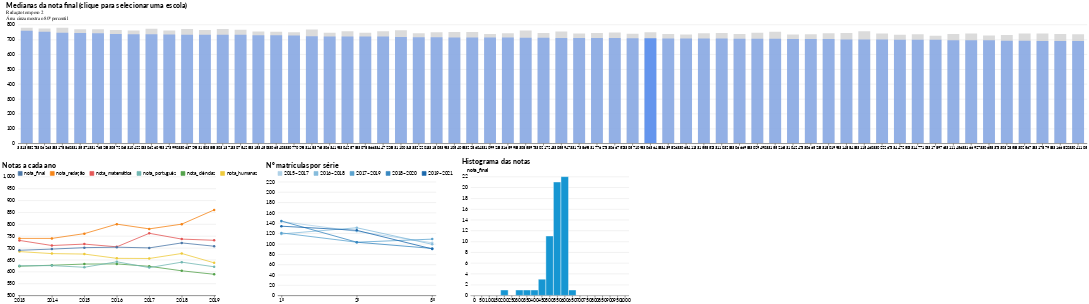

The notebook cell this image was saved under:
### Code cell
base = alt.Chart(df_enem2, title=alt.TitleParams("Medianas da nota final (clique para selecionar uma escola)", subtitle=["Redação tem peso 2", "Área cinza mostra o 80º percentil"]))

median = (base.mark_bar(size=30, color='cornflowerblue')
          .encode(x=alt.X("id_escola:N", sort=alt.SortField("rank"), axis=alt.Axis(labelFontSize=10)), 
                  y=alt.Y("nota_final:Q", axis=alt.Axis(title=None)), 
                  tooltip=['nota_final', 'nota_final_perc80', 'rank', 'id_escola'],
                  opacity=alt.condition(brush, alt.value(1), alt.value(.6)))
 
).add_selection(brush)

perc80 = (base.mark_bar(size=30,  color='lightgray', opacity=.8)
          .encode(x=alt.X("id_escola:N", sort=alt.SortField("rank")), 
                  y="nota_final_perc80:Q")
 
)
#alt.data_transformers.enable(max_rows=None)

materias = (alt.Chart(df_notas_melt)
           .mark_line(point=True)
           .encode(
                x=alt.X("Ano:O", scale=alt.Scale(padding=0.05)),
                y=alt.Y("Nota", scale=alt.Scale(domain=[500, 1000]), axis=alt.Axis(title=None)),
                color=alt.Color("Matéria",legend=alt.Legend(orient='top'), scale=alt.Scale(scheme="tableau10"), 
                                sort=['nota_final', 'nota_redação', 'nota_matemática', 'nota_português', 'nota_ciências','nota_humanas']),
                tooltip=["Matéria", "Nota","Ano"]
                )
            #.transform_filter(alt.FieldEqualPredicate(field="id_escola", equal=CO_SAO_BENTO))
            .transform_filter(brush)
            .properties(
                width=500, title="Notas a cada ano"
            )
           )

nalunos = (alt.Chart(df_medio_alunos2)
           .mark_line(point=True)
           .encode(
              x=alt.X("Série:O", scale=alt.Scale(domain=['1º', '2º', '3º'], padding=0.05)),
              y=alt.Y("num_matriculas:Q", axis=alt.Axis(title=None), scale=alt.Scale(domain=[0,230])),
              color=alt.Color("Período:O", scale=alt.Scale(scheme='blues'), legend=alt.Legend(orient='top')), 
              tooltip=('Período', "Série", "num_matriculas")
            ).transform_filter(brush)
         ).properties(width=400, title="Nº matrículas por série")

notas_dist_width=400
notas_dist = (
    alt.Chart(df_enem_bins2)
       .mark_bar(stroke='white', width=notas_dist_width//21)
       .encode(x="bin_label:O", 
               y='nota_final:Q',
               tooltip=['nota_final', 'bins'])
      .transform_filter(brush)
      .properties(width=notas_dist_width, title="Histograma das notas")
)         

alt.vconcat( 
    (perc80 + median).properties(width=alt.Step(45)).interactive(),
    (materias.interactive() | nalunos.interactive() | notas_dist.interactive()).resolve_scale(color='independent')
).configure_point(size=40)

### Figure 1 — Vega-Lite specification as saved in the notebook (floating-point values rounded to 4 significant figures; data arrays with more than 128 entries replaced by an {"elided": "..."} marker saying what was removed)
{"width": 685, "height": 380, "config": {"title": {"anchor": "start", "fontSize": 18, "font": "Lato", "fontColor": "#000000"}, "axisX": {"domain": true, "domainColor": "#000000", "domainWidth": 1, "grid": false, "labelFontSize": 12, "labelFont": "Lato", "labelAngle": 0, "tickColor": "#000000", "tickSize": 5, "titleFontSize": 12, "titlePadding": 10, "titleFont": "Lato", "title": ""}, "axisY": {"domain": false, "grid": true, "gridColor": "#DEDDDD", "gridWidth": 1, "labelFontSize": 12, "labelFont": "Lato", "labelPadding": 8, "ticks": false, "titleFontSize": 12, "titlePadding": 10, "titleFont": "Lato", "titleAngle": 0, "titleY": -10, "titleX": 18}, "background": "#FFFFFF", "legend": {"labelFontSize": 12, "labelFont": "Lato", "symbolSize": 100, "symbolType": "square", "titleFontSize": 12, "titlePadding": 10, "titleFont": "Lato", "title": "", "orient": "top-left", "offset": 0}, "view": {"stroke": "transparent"}, "range": {"category": ["#1696d2", "#d2d2d2", "#000000", "#fdbf11", "#ec008b", "#55b748", "#5c5859", "#db2b27"], "diverging": ["#cfe8f3", "#a2d4ec", "#73bfe2", "#46abdb", "#1696d2", "#12719e"]}, "area": {"fill": "#1696d2"}, "line": {"color": "#1696d2", "stroke": "#1696d2", "strokewidth": 5}, "trail": {"color": "#1696d2", "stroke": "#1696d2", "strokeWidth": 0, "size": 1}, "path": {"stroke": "#1696d2", "strokeWidth": 0.5}, "point": {"filled": true, "size": 40}, "text": {"font": "Lato", "color": "#1696d2", "fontSize": 11, "align": "right", "fontWeight": 400, "size": 11}, "bar": {"size": 40, "binSpacing": 1, "continuousBandSize": 30, "discreteBandSize": 30, "fill": "#1696d2", "stroke": false}}, "vconcat": [{"layer": [{"mark": {"type": "bar", "color": "lightgray", "opacity": 0.8, "size": 30}, "encoding": {"x": {"type": "nominal", "field": "id_escola", "sort": {"field": "rank"}}, "y": {"type": "quantitative", "field": "nota_final_perc80"}}, "selection": {"selector062": {"type": "interval", "bind": "scales", "encodings": ["x", "y"]}}, "title": {"text": "Medianas da nota final (clique para selecionar uma escola)", "subtitle": ["Redação tem peso 2", "Área cinza mostra o 80º percentil"]}}, {"mark": {"type": "bar", "color": "cornflowerblue", "size": 30}, "encoding": {"opacity": {"condition": {"value": 1, "selection": "selector026"}, "value": 0.6}, "tooltip": [{"type": "quantitative", "field": "nota_final"}, {"type": "quantitative", "field": "nota_final_perc80"}, {"type": "quantitative", "field": "rank"}, {"type": "quantitative", "field": "id_escola"}], "x": {"type": "nominal", "axis": {"labelFontSize": 10}, "field": "id_escola", "sort": {"field": "rank"}}, "y": {"type": "quantitative", "axis": {"title": null}, "field": "nota_final"}}, "selection": {"selector026": {"type": "single", "fields": ["id_escola"], "nearest": true, "init": {"id_escola": 33063648}}}, "title": {"text": "Medianas da nota final (clique para selecionar uma escola)", "subtitle": ["Redação tem peso 2", "Área cinza mostra o 80º percentil"]}}], "data": {"name": "data-299207c65feaeac77574ab4ce22bcbcc"}, "width": {"step": 45}}, {"hconcat": [{"data": {"name": "data-c0bd4eb0395281fdaeba8fe6fb741ae1"}, "mark": {"type": "line", "point": true}, "encoding": {"color": {"type": "nominal", "field": "Matéria", "legend": {"orient": "top"}, "scale": {"scheme": "tableau10"}, "sort": ["nota_final", "nota_redação", "nota_matemática", "nota_português", "nota_ciências", "nota_humanas"]}, "tooltip": [{"type": "nominal", "field": "Matéria"}, {"type": "quantitative", "field": "Nota"}, {"type": "quantitative", "field": "Ano"}], "x": {"type": "ordinal", "field": "Ano", "scale": {"padding": 0.05}}, "y": {"type": "quantitative", "axis": {"title": null}, "field": "Nota", "scale": {"domain": [500, 1000]}}}, "selection": {"selector063": {"type": "interval", "bind": "scales", "encodings": ["x", "y"]}}, "title": "Notas a cada ano", "transform": [{"filter": {"selection": "selector026"}}], "width": 500}, {"data": {"name": "data-ae608deb5089dfc1c42f62b6ad0aeb7d"}, "mark": {"type": "line", "point": true}, "encoding": {"color": {"type": "ordinal", "field": "Período", "legend": {"orient": "top"}, "scale": {"scheme": "blues"}}, "tooltip": [{"type": "nominal", "field": "Período"}, {"type": "nominal", "field": "Série"}, {"type": "quantitative", "field": "num_matriculas"}], "x": {"type": "ordinal", "field": "Série", "scale": {"domain": ["1º", "2º", "3º"], "padding": 0.05}}, "y": {"type": "quantitative", "axis": {"title": null}, "field": "num_matriculas", "scale": {"domain": [0, 230]}}}, "selection": {"selector064": {"type": "interval", "bind": "scales", "encodings": ["x", "y"]}}, "title": "Nº matrículas por série", "transform": [{"filter": {"selection": "selector026"}}], "width": 400}, {"data": {"name": "data-cc8648b180474ff4db50e9e2429082e2"}, "mark": {"type": "bar", "stroke": "white", "width": 19}, "encoding": {"tooltip": [{"type": "quantitative", "field": "nota_final"}, {"type": "nominal", "field": "bins"}], "x": {"type": "ordinal", "field": "bin_label"}, "y": {"type": "quantitative", "field": "nota_final"}}, "selection": {"selector065": {"type": "interval", "bind": "scales", "encodings": ["x", "y"]}}, "title": "Histograma das notas", "transform": [{"filter": {"selection": "selector026"}}], "width": 400}], "resolve": {"scale": {"color": "independent"}}}], "$schema": "https://vega.github.io/schema/vega-lite/v4.8.1.json", "datasets": {"data-299207c65feaeac77574ab4ce22bcbcc": [{"id_escola": 33135827, "Ano": 2019, "nota_ciências": 647.5, "nota_humanas": 651.0, "nota_português": 627.0, "nota_matemática": 789.0, "nota_redação": 940.0, "nota_final": 758.0, "num_alunos": 31.0, "nota_ciências_perc80": 676.0, "nota_humanas_perc80": 685.5, "nota_português_perc80": 641.5, "nota_matemática_perc80": 823.0, "nota_redação_perc80": 960.0, "nota_final_perc80": 778.0, "rank": 1}, {"id_escola": 33062633, "Ano": 2019, "nota_ciências": 636.5, "nota_humanas": 672.0, "nota_português": 626.0, "nota_matemática": 789.5, "nota_redação": 900.0, "nota_final": 751.0, "num_alunos": 45.0, "nota_ciências_perc80": 662.5, "nota_humanas_perc80": 714.0, "nota_português_perc80": 641.5, "nota_matemática_perc80": 853.0, "nota_redação_perc80": 940.0, "nota_final_perc80": 773.5, "rank": 2}, {"id_escola": 33178860, "Ano": 2019, "nota_ciências": 610.0, "nota_humanas": 662.5, "nota_português": 626.0, "nota_matemática": 779.0, "nota_redação": 910.0, "nota_final": 745.5, "num_alunos": 60.0, "nota_ciências_perc80": 652.5, "nota_humanas_perc80": 683.5, "nota_português_perc80": 648.0, "nota_matemática_perc80": 848.0, "nota_redação_perc80": 940.0, "nota_final_perc80": 779.0, "rank": 3}, {"id_escola": 33135371, "Ano": 2019, "nota_ciências": 613.0, "nota_humanas": 647.0, "nota_português": 620.5, "nota_matemática": 744.0, "nota_redação": 940.0, "nota_final": 743.0, "num_alunos": 99.0, "nota_ciências_perc80": 649.5, "nota_humanas_perc80": 681.0, "nota_português_perc80": 641.0, "nota_matemática_perc80": 825.0, "nota_redação_perc80": 960.0, "nota_final_perc80": 769.0, "rank": 4}, {"id_escola": 33176825, "Ano": 2019, "nota_ciências": 605.5, "nota_humanas": 649.0, "nota_português": 620.5, "nota_matemática": 759.0, "nota_redação": 920.0, "nota_final": 742.0, "num_alunos": 146.0, "nota_ciências_perc80": 643.0, "nota_humanas_perc80": 682.0, "nota_português_perc80": 644.5, "nota_matemática_perc80": 815.5, "nota_redação_perc80": 960.0, "nota_final_perc80": 769.0, "rank": 5}, {"id_escola": 33057206, "Ano": 2019, "nota_ciências": 587.0, "nota_humanas": 640.5, "nota_português": 614.5, "nota_matemática": 736.0, "nota_redação": 920.0, "nota_final": 736.0, "num_alunos": 81.0, "nota_ciências_perc80": 630.0, "nota_humanas_perc80": 677.5, "nota_português_perc80": 639.5, "nota_matemática_perc80": 802.5, "nota_redação_perc80": 960.0, "nota_final_perc80": 764.0, "rank": 6}, {"id_escola": 33104220, "Ano": 2019, "nota_ciências": 607.5, "nota_humanas": 635.0, "nota_português": 599.0, "nota_matemática": 742.5, "nota_redação": 920.0, "nota_final": 735.0, "num_alunos": 55.0, "nota_ciências_perc80": 640.0, "nota_humanas_perc80": 675.0, "nota_português_perc80": 640.5, "nota_matemática_perc80": 781.5, "nota_redação_perc80": 940.0, "nota_final_perc80": 760.0, "rank": 7}, {"id_escola": 33062609, "Ano": 2019, "nota_ciências": 611.5, "nota_humanas": 649.5, "nota_português": 612.5, "nota_matemática": 777.5, "nota_redação": 880.0, "nota_final": 734.5, "num_alunos": 80.0, "nota_ciências_perc80": 649.5, "nota_humanas_perc80": 682.0, "nota_português_perc80": 632.0, "nota_matemática_perc80": 831.0, "nota_redação_perc80": 920.0, "nota_final_perc80": 771.0, "rank": 8}, {"id_escola": 33173990, "Ano": 2019, "nota_ciências": 603.0, "nota_humanas": 636.5, "nota_português": 614.0, "nota_matemática": 739.5, "nota_redação": 900.0, "nota_final": 732.5, "num_alunos": 52.0, "nota_ciências_perc80": 631.0, "nota_humanas_perc80": 671.0, "nota_português_perc80": 638.0, "nota_matemática_perc80": 812.5, "nota_redação_perc80": 940.0, "nota_final_perc80": 760.0, "rank": 9}, {"id_escola": 33063729, "Ano": 2019, "nota_ciências": 609.5, "nota_humanas": 642.5, "nota_português": 611.0, "nota_matemática": 753.0, "nota_redação": 900.0, "nota_final": 732.0, "num_alunos": 148.0, "nota_ciências_perc80": 647.5, "nota_humanas_perc80": 678.0, "nota_português_perc80": 633.0, "nota_matemática_perc80": 822.0, "nota_redação_perc80": 940.0, "nota_final_perc80": 770.5, "rank": 10}, {"id_escola": 33180385, "Ano": 2019, "nota_ciências": 593.0, "nota_humanas": 629.5, "nota_português": 608.0, "nota_matemática": 723.0, "nota_redação": 920.0, "nota_final": 731.0, "num_alunos": 133.0, "nota_ciências_perc80": 633.5, "nota_humanas_perc80": 672.5, "nota_português_perc80": 636.0, "nota_matemática_perc80": 794.5, "nota_redação_perc80": 960.0, "nota_final_perc80": 763.0, "rank": 11}, {"id_escola": 33031371, "Ano": 2019, "nota_ciências": 604.5, "nota_humanas": 630.5, "nota_português": 602.5, "nota_matemática": 736.0, "nota_redação": 920.0, "nota_final": 731.0, "num_alunos": 34.0, "nota_ciências_perc80": 661.0, "nota_humanas_perc80": 682.5, "nota_português_perc80": 642.0, "nota_matemática_perc80": 791.0, "nota_redação_perc80": 940.0, "nota_final_perc80": 770.0, "rank": 11}, {"id_escola": 33075425, "Ano": 2019, "nota_ciências": 591.0, "nota_humanas": 630.5, "nota_português": 621.0, "nota_matemática": 741.5, "nota_redação": 900.0, "nota_final": 730.5, "num_alunos": 44.0, "nota_ciências_perc80": 625.5, "nota_humanas_perc80": 672.0, "nota_português_perc80": 637.0, "nota_matemática_perc80": 797.0, "nota_redação_perc80": 940.0, "nota_final_perc80": 765.0, "rank": 13}, {"id_escola": 33153450, "Ano": 2019, "nota_ciências": 587.5, "nota_humanas": 635.5, "nota_português": 609.0, "nota_matemática": 727.0, "nota_redação": 920.0, "nota_final": 728.0, "num_alunos": 64.0, "nota_ciências_perc80": 633.0, "nota_humanas_perc80": 673.0, "nota_português_perc80": 632.0, "nota_matemática_perc80": 791.0, "nota_redação_perc80": 948.0, "nota_final_perc80": 754.0, "rank": 14}, {"id_escola": 33065403, "Ano": 2019, "nota_ciências": 603.0, "nota_humanas": 656.5, "nota_português": 623.5, "nota_matemática": 746.5, "nota_redação": 870.0, "nota_final": 727.5, "num_alunos": 98.0, "nota_ciências_perc80": 644.0, "nota_humanas_perc80": 676.0, "nota_português_perc80": 639.5, "nota_matemática_perc80": 799.0, "nota_redação_perc80": 920.0, "nota_final_perc80": 751.0, "rank": 15}, {"id_escola": 33077029, "Ano": 2019, "nota_ciências": 583.0, "nota_humanas": 619.0, "nota_português": 598.5, "nota_matemática": 712.0, "nota_redação": 920.0, "nota_final": 726.5, "num_alunos": 56.0, "nota_ciências_perc80": 620.5, "nota_humanas_perc80": 659.0, "nota_português_perc80": 631.0, "nota_matemática_perc80": 776.5, "nota_redação_perc80": 960.0, "nota_final_perc80": 749.0, "rank": 16}, {"id_escola": 33148376, "Ano": 2019, "nota_ciências": 602.5, "nota_humanas": 627.0, "nota_português": 603.5, "nota_matemática": 739.0, "nota_redação": 890.0, "nota_final": 720.5, "num_alunos": 80.0, "nota_ciências_perc80": 637.5, "nota_humanas_perc80": 665.0, "nota_português_perc80": 627.0, "nota_matemática_perc80": 812.5, "nota_redação_perc80": 944.0, "nota_final_perc80": 766.0, "rank": 17}, {"id_escola": 33063419, "Ano": 2019, "nota_ciências": 596.5, "nota_humanas": 635.5, "nota_português": 612.5, "nota_matemática": 718.5, "nota_redação": 860.0, "nota_final": 720.0, "num_alunos": 73.0, "nota_ciências_perc80": 634.0, "nota_humanas_perc80": 665.0, "nota_português_perc80": 633.5, "nota_matemática_perc80": 780.5, "nota_redação_perc80": 920.0, "nota_final_perc80": 744.0, "rank": 18}, {"id_escola": 33042578, "Ano": 2019, "nota_ciências": 589.5, "nota_humanas": 639.5, "nota_português": 609.5, "nota_matemática": 731.0, "nota_redação": 860.0, "nota_final": 720.0, "num_alunos": 40.0, "nota_ciências_perc80": 630.0, "nota_humanas_perc80": 677.5, "nota_português_perc80": 631.0, "nota_matemática_perc80": 792.0, "nota_redação_perc80": 940.0, "nota_final_perc80": 754.5, "rank": 18}, {"id_escola": 33078866, "Ano": 2019, "nota_ciências": 590.0, "nota_humanas": 613.5, "nota_português": 604.0, "nota_matemática": 712.5, "nota_redação": 900.0, "nota_final": 719.0, "num_alunos": 54.0, "nota_ciências_perc80": 620.5, "nota_humanas_perc80": 656.0, "nota_português_perc80": 624.5, "nota_matemática_perc80": 783.0, "nota_redação_perc80": 940.0, "nota_final_perc80": 744.0, "rank": 20}, {"id_escola": 33447225, "Ano": 2019, "nota_ciências": 582.5, "nota_humanas": 625.5, "nota_português": 606.0, "nota_matemática": 720.5, "nota_redação": 900.0, "nota_final": 719.0, "num_alunos": 111.0, "nota_ciências_perc80": 610.5, "nota_humanas_perc80": 653.5, "nota_português_perc80": 634.0, "nota_matemática_perc80": 799.5, "nota_redação_perc80": 940.0, "nota_final_perc80": 755.0, "rank": 20}, {"id_escola": 33110034, "Ano": 2019, "nota_ciências": 599.0, "nota_humanas": 649.0, "nota_português": 620.0, "nota_matemática": 732.0, "nota_redação": 880.0, "nota_final": 716.0, "num_alunos": 47.0, "nota_ciências_perc80": 631.5, "nota_humanas_perc80": 697.0, "nota_português_perc80": 639.5, "nota_matemática_perc80": 780.5, "nota_redação_perc80": 940.0, "nota_final_perc80": 761.0, "rank": 22}, {"id_escola": 33322201, "Ano": 2019, "nota_ciências": 585.0, "nota_humanas": 629.5, "nota_português": 611.5, "nota_matemática": 681.0, "nota_redação": 900.0, "nota_final": 715.0, "num_alunos": 154.0, "nota_ciências_perc80": 616.5, "nota_humanas_perc80": 657.0, "nota_português_perc80": 635.0, "nota_matemática_perc80": 745.5, "nota_redação_perc80": 940.0, "nota_final_perc80": 742.0, "rank": 23}, {"id_escola": 33180539, "Ano": 2019, "nota_ciências": 588.5, "nota_humanas": 626.5, "nota_português": 600.5, "nota_matemática": 697.0, "nota_redação": 900.0, "nota_final": 714.5, "num_alunos": 72.0, "nota_ciências_perc80": 622.0, "nota_humanas_perc80": 674.0, "nota_português_perc80": 628.0, "nota_matemática_perc80": 764.0, "nota_redação_perc80": 940.0, "nota_final_perc80": 748.0, "rank": 24}, {"id_escola": 33105405, "Ano": 2019, "nota_ciências": 593.0, "nota_humanas": 626.0, "nota_português": 604.0, "nota_matemática": 704.5, "nota_redação": 860.0, "nota_final": 713.5, "num_alunos": 120.0, "nota_ciências_perc80": 627.5, "nota_humanas_perc80": 665.5, "nota_português_perc80": 628.0, "nota_matemática_perc80": 786.5, "nota_redação_perc80": 920.0, "nota_final_perc80": 750.5, "rank": 25}, {"id_escola": 33228604, "Ano": 2019, "nota_ciências": 603.0, "nota_humanas": 620.0, "nota_português": 602.5, "nota_matemática": 730.0, "nota_redação": 860.0, "nota_final": 713.0, "num_alunos": 70.0, "nota_ciências_perc80": 642.5, "nota_humanas_perc80": 654.5, "nota_português_perc80": 643.0, "nota_matemática_perc80": 804.5, "nota_redação_perc80": 920.0, "nota_final_perc80": 750.0, "rank": 26}, {"id_escola": 33109923, "Ano": 2019, "nota_ciências": 594.0, "nota_humanas": 614.0, "nota_português": 600.5, "nota_matemática": 697.5, "nota_redação": 860.0, "nota_final": 712.0, "num_alunos": 35.0, "nota_ciências_perc80": 614.5, "nota_humanas_perc80": 642.5, "nota_português_perc80": 621.5, "nota_matemática_perc80": 765.5, "nota_redação_perc80": 924.0, "nota_final_perc80": 736.5, "rank": 27}, {"id_escola": 33165998, "Ano": 2019, "nota_ciências": 585.5, "nota_humanas": 626.5, "nota_português": 596.5, "nota_matemática": 684.0, "nota_redação": 880.0, "nota_final": 712.0, "num_alunos": 55.0, "nota_ciências_perc80": 626.0, "nota_humanas_perc80": 657.0, "nota_português_perc80": 620.5, "nota_matemática_perc80": 731.5, "nota_redação_perc80": 940.0, "nota_final_perc80": 741.0, "rank": 27}, {"id_escola": 33085897, "Ano": 2019, "nota_ciências": 594.5, "nota_humanas": 633.0, "nota_português": 606.0, "nota_matemática": 721.0, "nota_redação": 880.0, "nota_final": 711.5, "num_alunos": 36.0, "nota_ciências_perc80": 640.0, "nota_humanas_perc80": 660.5, "nota_português_perc80": 633.5, "nota_matemática_perc80": 770.5, "nota_redação_perc80": 940.0, "nota_final_perc80": 760.0, "rank": 29}, {"id_escola": 33021724, "Ano": 2019, "nota_ciências": 576.0, "nota_humanas": 615.0, "nota_português": 593.5, "nota_matemática": 681.5, "nota_redação": 900.0, "nota_final": 710.5, "num_alunos": 48.0, "nota_ciências_perc80": 613.5, "nota_humanas_perc80": 636.0, "nota_português_perc80": 617.0, "nota_matemática_perc80": 749.0, "nota_redação_perc80": 940.0, "nota_final_perc80": 742.5, "rank": 30}, {"id_escola": 33055947, "Ano": 2019, "nota_ciências": 593.5, "nota_humanas": 622.0, "nota_português": 603.5, "nota_matemática": 688.0, "nota_redação": 900.0, "nota_final": 710.0, "num_alunos": 62.0, "nota_ciências_perc80": 617.0, "nota_humanas_perc80": 667.5, "nota_português_perc80": 620.0, "nota_matemática_perc80": 754.5, "nota_redação_perc80": 940.0, "nota_final_perc80": 753.5, "rank": 31}, {"id_escola": 33173869, "Ano": 2019, "nota_ciências": 588.0, "nota_humanas": 602.5, "nota_português": 598.0, "nota_matemática": 695.5, "nota_redação": 880.0, "nota_final": 710.0, "num_alunos": 54.0, "nota_ciências_perc80": 619.0, "nota_humanas_perc80": 650.5, "nota_português_perc80": 616.5, "nota_matemática_perc80": 777.5, "nota_redação_perc80": 940.0, "nota_final_perc80": 739.5, "rank": 31}, {"id_escola": 33177627, "Ano": 2019, "nota_ciências": 570.0, "nota_humanas": 621.0, "nota_português": 595.0, "nota_matemática": 677.5, "nota_redação": 900.0, "nota_final": 709.5, "num_alunos": 40.0, "nota_ciências_perc80": 611.5, "nota_humanas_perc80": 654.5, "nota_português_perc80": 621.5, "nota_matemática_perc80": 744.0, "nota_redação_perc80": 940.0, "nota_final_perc80": 743.5, "rank": 33}, {"id_escola": 33066752, "Ano": 2019, "nota_ciências": 598.5, "nota_humanas": 631.0, "nota_português": 602.5, "nota_matemática": 694.5, "nota_redação": 880.0, "nota_final": 709.0, "num_alunos": 55.0, "nota_ciências_perc80": 620.5, "nota_humanas_perc80": 675.5, "nota_português_perc80": 634.0, "nota_matemática_perc80": 770.5, "nota_redação_perc80": 940.0, "nota_final_perc80": 747.0, "rank": 34}, {"id_escola": 33057109, "Ano": 2019, "nota_ciências": 575.5, "nota_humanas": 619.0, "nota_português": 597.0, "nota_matemática": 707.5, "nota_redação": 880.0, "nota_final": 708.0, "num_alunos": 109.0, "nota_ciências_perc80": 624.5, "nota_humanas_perc80": 658.5, "nota_português_perc80": 627.0, "nota_matemática_perc80": 774.0, "nota_redação_perc80": 940.0, "nota_final_perc80": 738.5, "rank": 35}, {"id_escola": 33063648, "Ano": 2019, "nota_ciências": 589.0, "nota_humanas": 637.0, "nota_português": 620.5, "nota_matemática": 732.0, "nota_redação": 860.0, "nota_final": 707.0, "num_alunos": 59.0, "nota_ciências_perc80": 621.0, "nota_humanas_perc80": 667.0, "nota_português_perc80": 640.5, "nota_matemática_perc80": 776.5, "nota_redação_perc80": 908.0, "nota_final_perc80": 748.5, "rank": 36}, {"id_escola": 33439826, "Ano": 2019, "nota_ciências": 579.5, "nota_humanas": 610.5, "nota_português": 602.0, "nota_matemática": 707.5, "nota_redação": 880.0, "nota_final": 706.5, "num_alunos": 40.0, "nota_ciências_perc80": 611.0, "nota_humanas_perc80": 655.0, "nota_português_perc80": 622.0, "nota_matemática_perc80": 748.0, "nota_redação_perc80": 924.0, "nota_final_perc80": 737.0, "rank": 37}, {"id_escola": 33065411, "Ano": 2019, "nota_ciências": 580.0, "nota_humanas": 624.5, "nota_português": 608.0, "nota_matemática": 713.0, "nota_redação": 880.0, "nota_final": 706.0, "num_alunos": 33.0, "nota_ciências_perc80": 611.5, "nota_humanas_perc80": 652.0, "nota_português_perc80": 626.0, "nota_matemática_perc80": 786.0, "nota_redação_perc80": 900.0, "nota_final_perc80": 732.5, "rank": 38}, {"id_escola": 33155852, "Ano": 2019, "nota_ciências": 576.5, "nota_humanas": 610.5, "nota_português": 588.5, "nota_matemática": 704.5, "nota_redação": 880.0, "nota_final": 706.0, "num_alunos": 57.0, "nota_ciências_perc80": 600.0, "nota_humanas_perc80": 639.0, "nota_português_perc80": 614.5, "nota_matemática_perc80": 778.0, "nota_redação_perc80": 940.0, "nota_final_perc80": 741.5, "rank": 38}, {"id_escola": 33110328, "Ano": 2019, "nota_ciências": 584.0, "nota_humanas": 620.0, "nota_português": 607.5, "nota_matemática": 698.5, "nota_redação": 860.0, "nota_final": 705.5, "num_alunos": 122.0, "nota_ciências_perc80": 621.5, "nota_humanas_perc80": 664.5, "nota_português_perc80": 627.0, "nota_matemática_perc80": 762.5, "nota_redação_perc80": 920.0, "nota_final_perc80": 743.0, "rank": 40}, {"id_escola": 33066698, "Ano": 2019, "nota_ciências": 589.0, "nota_humanas": 622.0, "nota_português": 600.0, "nota_matemática": 705.5, "nota_redação": 860.0, "nota_final": 705.0, "num_alunos": 36.0, "nota_ciências_perc80": 624.5, "nota_humanas_perc80": 662.5, "nota_português_perc80": 634.0, "nota_matemática_perc80": 781.0, "nota_redação_perc80": 900.0, "nota_final_perc80": 737.0, "rank": 41}, {"id_escola": 33029490, "Ano": 2019, "nota_ciências": 578.0, "nota_humanas": 597.5, "nota_português": 572.5, "nota_matemática": 717.5, "nota_redação": 880.0, "nota_final": 705.0, "num_alunos": 49.0, "nota_ciências_perc80": 623.0, "nota_humanas_perc80": 635.5, "nota_português_perc80": 612.0, "nota_matemática_perc80": 754.0, "nota_redação_perc80": 940.0, "nota_final_perc80": 745.0, "rank": 41}, {"id_escola": 33155216, "Ano": 2019, "nota_ciências": 588.5, "nota_humanas": 629.0, "nota_português": 606.5, "nota_matemática": 713.0, "nota_redação": 820.0, "nota_final": 704.0, "num_alunos": 117.0, "nota_ciências_perc80": 634.0, "nota_humanas_perc80": 677.0, "nota_português_perc80": 635.5, "nota_matemática_perc80": 771.0, "nota_redação_perc80": 920.0, "nota_final_perc80": 751.0, "rank": 43}, {"id_escola": 33104247, "Ano": 2019, "nota_ciências": 580.0, "nota_humanas": 610.5, "nota_português": 589.5, "nota_matemática": 692.5, "nota_redação": 880.0, "nota_final": 703.0, "num_alunos": 55.0, "nota_ciências_perc80": 610.0, "nota_humanas_perc80": 645.0, "nota_português_perc80": 615.0, "nota_matemática_perc80": 782.5, "nota_redação_perc80": 920.0, "nota_final_perc80": 733.0, "rank": 44}, {"id_escola": 33066523, "Ano": 2019, "nota_ciências": 595.0, "nota_humanas": 636.0, "nota_português": 611.0, "nota_matemática": 702.5, "nota_redação": 850.0, "nota_final": 702.5, "num_alunos": 46.0, "nota_ciências_perc80": 622.5, "nota_humanas_perc80": 674.0, "nota_português_perc80": 631.0, "nota_matemática_perc80": 753.0, "nota_redação_perc80": 900.0, "nota_final_perc80": 735.0, "rank": 45}, {"id_escola": 33180199, "Ano": 2019, "nota_ciências": 576.0, "nota_humanas": 621.5, "nota_português": 598.5, "nota_matemática": 694.5, "nota_redação": 880.0, "nota_final": 702.0, "num_alunos": 38.0, "nota_ciências_perc80": 604.0, "nota_humanas_perc80": 655.0, "nota_português_perc80": 627.0, "nota_matemática_perc80": 758.5, "nota_redação_perc80": 940.0, "nota_final_perc80": 742.0, "rank": 46}, {"id_escola": 33148848, "Ano": 2019, "nota_ciências": 581.0, "nota_humanas": 635.5, "nota_português": 607.0, "nota_matemática": 693.0, "nota_redação": 860.0, "nota_final": 700.0, "num_alunos": 48.0, "nota_ciências_perc80": 611.0, "nota_humanas_perc80": 657.5, "nota_português_perc80": 636.0, "nota_matemática_perc80": 769.0, "nota_redação_perc80": 920.0, "nota_final_perc80": 743.0, "rank": 47}, {"id_escola": 33115460, "Ano": 2019, "nota_ciências": 595.0, "nota_humanas": 608.5, "nota_português": 595.5, "nota_matemática": 713.5, "nota_redação": 840.0, "nota_final": 700.0, "num_alunos": 33.0, "nota_ciências_perc80": 618.0, "nota_humanas_perc80": 653.5, "nota_português_perc80": 638.0, "nota_matemática_perc80": 747.5, "nota_redação_perc80": 924.0, "nota_final_perc80": 755.5, "rank": 47}, {"id_escola": 33022267, "Ano": 2019, "nota_ciências": 580.5, "nota_humanas": 608.0, "nota_português": 601.0, "nota_matemática": 696.0, "nota_redação": 840.0, "nota_final": 698.5, "num_alunos": 56.0, "nota_ciências_perc80": 610.5, "nota_humanas_perc80": 640.5, "nota_português_perc80": 626.0, "nota_matemática_perc80": 755.5, "nota_redação_perc80": 940.0, "nota_final_perc80": 740.0, "rank": 49}, {"id_escola": 33447250, "Ano": 2019, "nota_ciências": 584.5, "nota_humanas": 607.5, "nota_português": 591.0, "nota_matemática": 713.5, "nota_redação": 840.0, "nota_final": 698.0, "num_alunos": 59.0, "nota_ciências_perc80": 619.0, "nota_humanas_perc80": 637.0, "nota_português_perc80": 619.0, "nota_matemática_perc80": 767.0, "nota_redação_perc80": 908.0, "nota_final_perc80": 731.0, "rank": 50}, {"id_escola": 33147710, "Ano": 2019, "nota_ciências": 584.5, "nota_humanas": 621.5, "nota_português": 600.5, "nota_matemática": 699.0, "nota_redação": 850.0, "nota_final": 698.0, "num_alunos": 168.0, "nota_ciências_perc80": 613.5, "nota_humanas_perc80": 653.0, "nota_português_perc80": 622.5, "nota_matemática_perc80": 756.5, "nota_redação_perc80": 920.0, "nota_final_perc80": 735.0, "rank": 50}, {"id_escola": 33178976, "Ano": 2019, "nota_ciências": 567.5, "nota_humanas": 601.0, "nota_português": 590.0, "nota_matemática": 676.5, "nota_redação": 880.0, "nota_final": 697.0, "num_alunos": 37.0, "nota_ciências_perc80": 608.0, "nota_humanas_perc80": 645.5, "nota_português_perc80": 616.0, "nota_matemática_perc80": 747.5, "nota_redação_perc80": 920.0, "nota_final_perc80": 724.5, "rank": 52}, {"id_escola": 33111456, "Ano": 2019, "nota_ciências": 569.5, "nota_humanas": 617.0, "nota_português": 588.0, "nota_matemática": 688.0, "nota_redação": 880.0, "nota_final": 695.0, "num_alunos": 31.0, "nota_ciências_perc80": 595.5, "nota_humanas_perc80": 638.0, "nota_português_perc80": 612.5, "nota_matemática_perc80": 744.0, "nota_redação_perc80": 920.0, "nota_final_perc80": 737.0, "rank": 53}, {"id_escola": 33166927, "Ano": 2019, "nota_ciências": 585.5, "nota_humanas": 607.5, "nota_português": 585.0, "nota_matemática": 690.5, "nota_redação": 860.0, "nota_final": 694.0, "num_alunos": 37.0, "nota_ciências_perc80": 624.0, "nota_humanas_perc80": 659.5, "nota_português_perc80": 618.0, "nota_matemática_perc80": 740.5, "nota_redação_perc80": 920.0, "nota_final_perc80": 740.5, "rank": 54}, {"id_escola": 33065837, "Ano": 2019, "nota_ciências": 578.5, "nota_humanas": 626.0, "nota_português": 602.0, "nota_matemática": 719.0, "nota_redação": 820.0, "nota_final": 693.5, "num_alunos": 90.0, "nota_ciências_perc80": 617.0, "nota_humanas_perc80": 666.5, "nota_português_perc80": 630.0, "nota_matemática_perc80": 795.0, "nota_redação_perc80": 900.0, "nota_final_perc80": 726.0, "rank": 55}, {"id_escola": 33032858, "Ano": 2019, "nota_ciências": 582.0, "nota_humanas": 593.0, "nota_português": 589.5, "nota_matemática": 659.0, "nota_redação": 880.0, "nota_final": 691.5, "num_alunos": 34.0, "nota_ciências_perc80": 611.5, "nota_humanas_perc80": 622.0, "nota_português_perc80": 610.5, "nota_matemática_perc80": 721.5, "nota_redação_perc80": 920.0, "nota_final_perc80": 729.5, "rank": 56}, {"id_escola": 33025673, "Ano": 2019, "nota_ciências": 579.5, "nota_humanas": 608.5, "nota_português": 598.0, "nota_matemática": 690.5, "nota_redação": 900.0, "nota_final": 691.0, "num_alunos": 49.0, "nota_ciências_perc80": 623.0, "nota_humanas_perc80": 657.0, "nota_português_perc80": 619.0, "nota_matemática_perc80": 747.0, "nota_redação_perc80": 920.0, "nota_final_perc80": 739.5, "rank": 57}, {"id_escola": 33178798, "Ano": 2019, "nota_ciências": 564.5, "nota_humanas": 608.5, "nota_português": 595.5, "nota_matemática": 687.5, "nota_redação": 820.0, "nota_final": 690.0, "num_alunos": 99.0, "nota_ciências_perc80": 598.0, "nota_humanas_perc80": 654.0, "nota_português_perc80": 625.5, "nota_matemática_perc80": 762.5, "nota_redação_perc80": 940.0, "nota_final_perc80": 739.5, "rank": 58}, {"id_escola": 33166820, "Ano": 2019, "nota_ciências": 585.5, "nota_humanas": 612.5, "nota_português": 595.5, "nota_matemática": 689.0, "nota_redação": 840.0, "nota_final": 690.0, "num_alunos": 140.0, "nota_ciências_perc80": 626.0, "nota_humanas_perc80": 647.5, "nota_português_perc80": 619.5, "nota_matemática_perc80": 786.0, "nota_redação_perc80": 920.0, "nota_final_perc80": 737.0, "rank": 58}, {"id_escola": 33041105, "Ano": 2019, "nota_ciências": 587.0, "nota_humanas": 604.0, "nota_português": 588.5, "nota_matemática": 666.0, "nota_redação": 860.0, "nota_final": 690.0, "num_alunos": 62.0, "nota_ciências_perc80": 628.5, "nota_humanas_perc80": 643.0, "nota_português_perc80": 613.5, "nota_matemática_perc80": 740.5, "nota_redação_perc80": 940.0, "nota_final_perc80": 735.0, "rank": 58}], "data-c0bd4eb0395281fdaeba8fe6fb741ae1": {"elided": "2520 records"}, "data-ae608deb5089dfc1c42f62b6ad0aeb7d": {"elided": "870 records"}, "data-cc8648b180474ff4db50e9e2429082e2": {"elided": "1260 records"}}}
